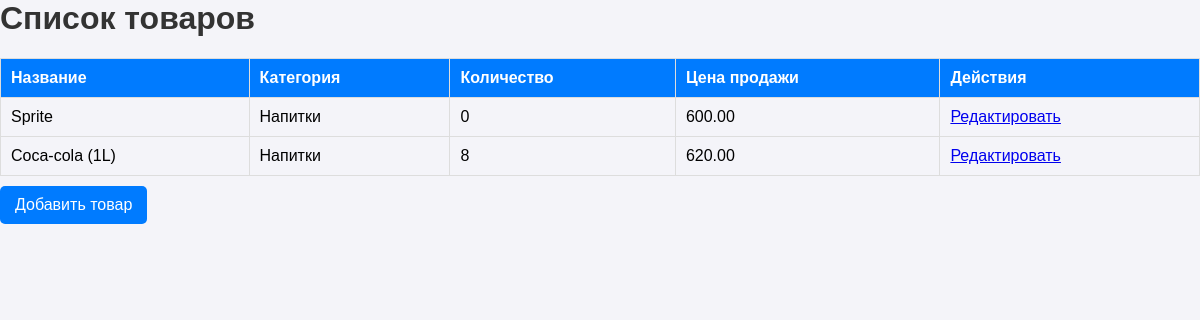
Before: /products/ with the older database file.
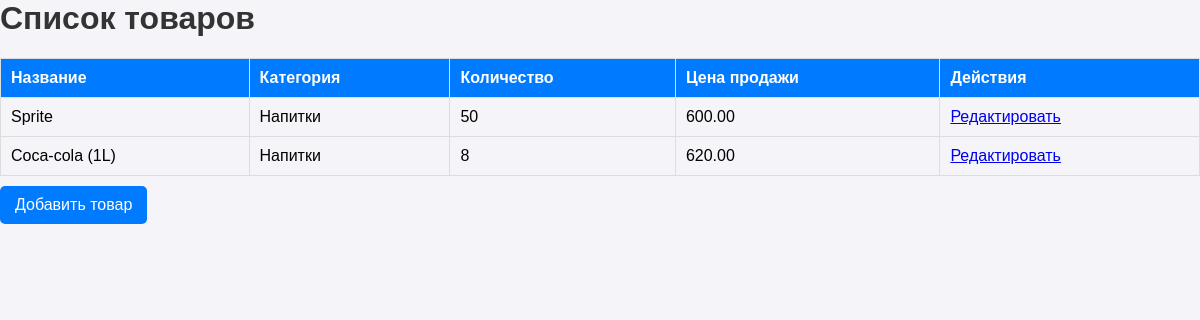
After: the same page with the newer database file.
### inventory/models.py (models this page shows, shortened)
class Product(models.Model):
    name = models.CharField(max_length=100)
    description = models.TextField(blank=True, null=True)
    category = models.ForeignKey(Category, on_delete=models.CASCADE)
    quantity = models.PositiveIntegerField(default=0)
    purchase_price = models.DecimalField(max_digits=10, decimal_places=2)
    sale_price = models.DecimalField(max_digits=10, decimal_places=2)

class Category(models.Model):
    name = models.CharField(max_length=100, unique=True)
    def __str__(self):
        return self.name

### inventory/views.py (the view)
# urls.py: path('products/', views.product_list, name='product_list'),
def product_list(request):
    products = Product.objects.all()
    return render(request, 'inventory/product_list.html', {'products': products})

### inventory/templates/inventory/product_list.html (shortened to what this page needs)
<h1>Список товаров</h1>
<table>
    <tr>
        <th>Название</th>
        <th>Категория</th>
        <th>Количество</th>
        <th>Цена продажи</th>
        <th>Действия</th>
    </tr>
    {% for product in products %}
    <tr>
        <td>{{ product.name }}</td>
        <td>{{ product.category }}</td>
        <td>{{ product.quantity }}</td>
        <td>{{ product.sale_price }}</td>
        <td>
            <a href="{% url 'edit_product' product.pk %}">Редактировать</a>
        </td>
    </tr>
    {% endfor %}
</table>
<a href="{% url 'add_product' %}" class="add-btn">Добавить товар</a>

Changed rows visible on the page:
changed Product "Sprite": quantity "0" → "50"
